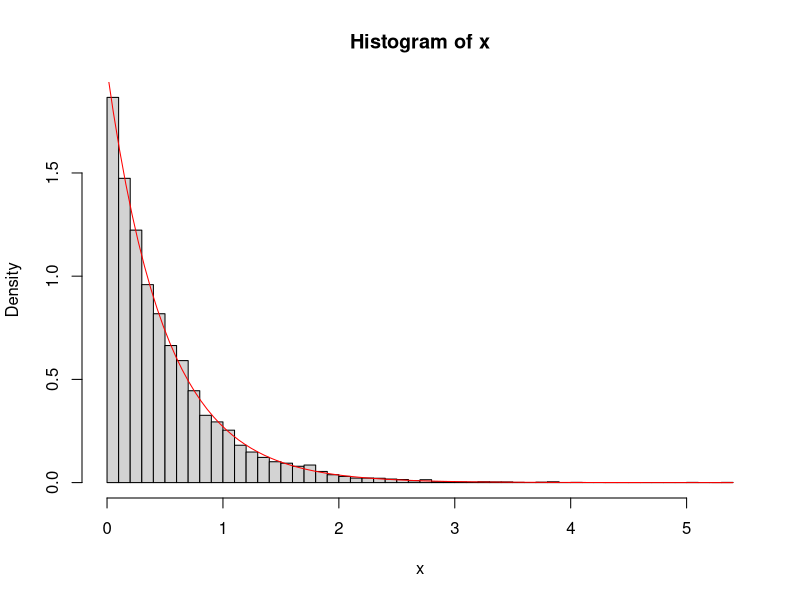
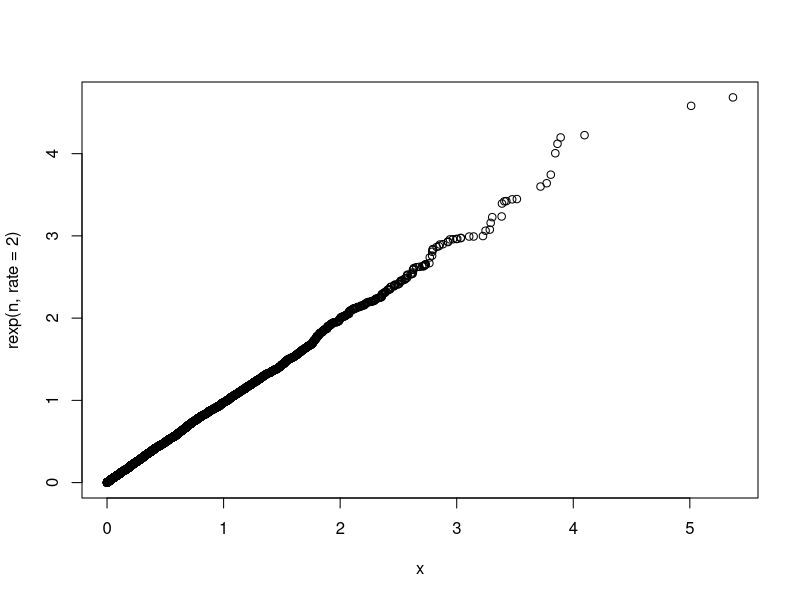
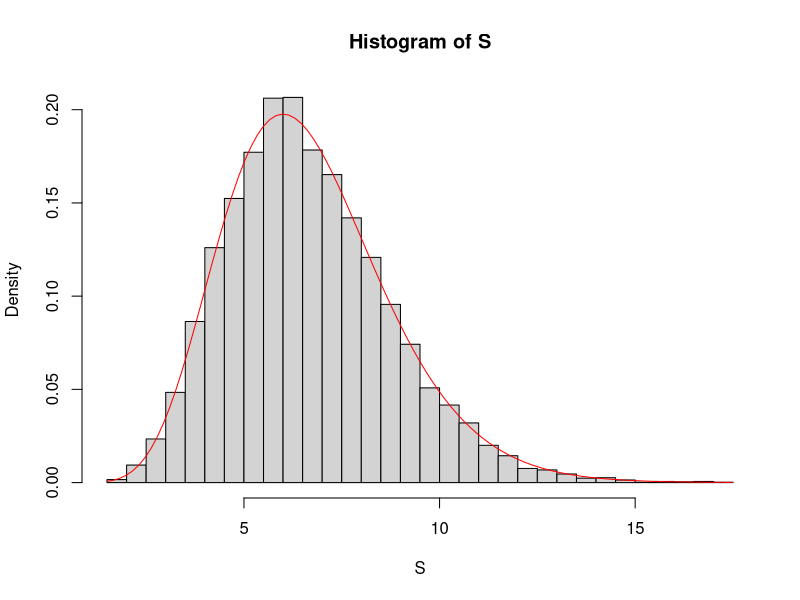

Here is the R script that generated these plots, in order:
## ---- chunk 1
n <- 10000
u <- runif(n)
x <- -1/2 * log(1-u)
hist(x, breaks = 50, freq = FALSE)
curve(dexp(x, rate = 2), add = TRUE, col = "red")

qqplot(x, rexp(n, rate = 2))
## ---- chunk 2
lambda <- 1.5
n <- 10000
S <- numeric(n)
for (i in 1:n) {
    u <- runif(10)
    x <- -1/lambda * log(1-u)
    S[i] <- sum(x)
}
hist(S, freq = FALSE, breaks = 50)
curve(dgamma(x, shape = 10, rate = lambda), add = TRUE, col = "red")
